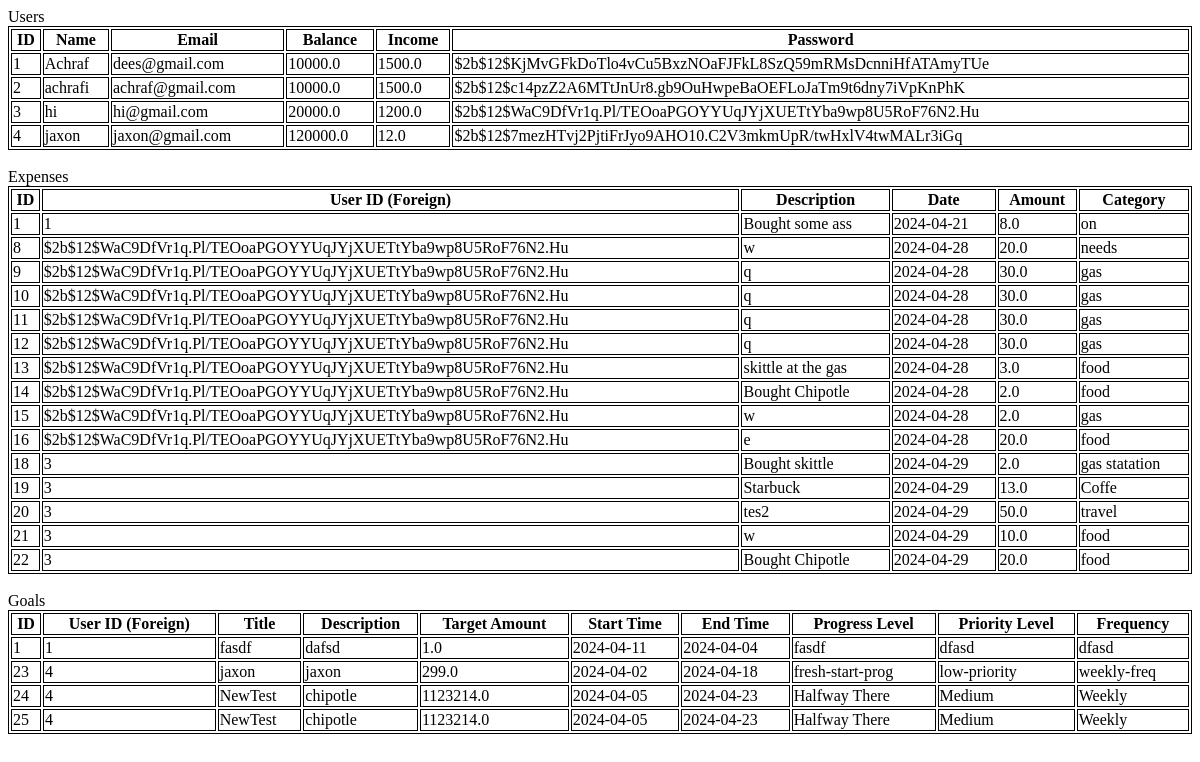
/tables, run on an earlier commit of the app's database.
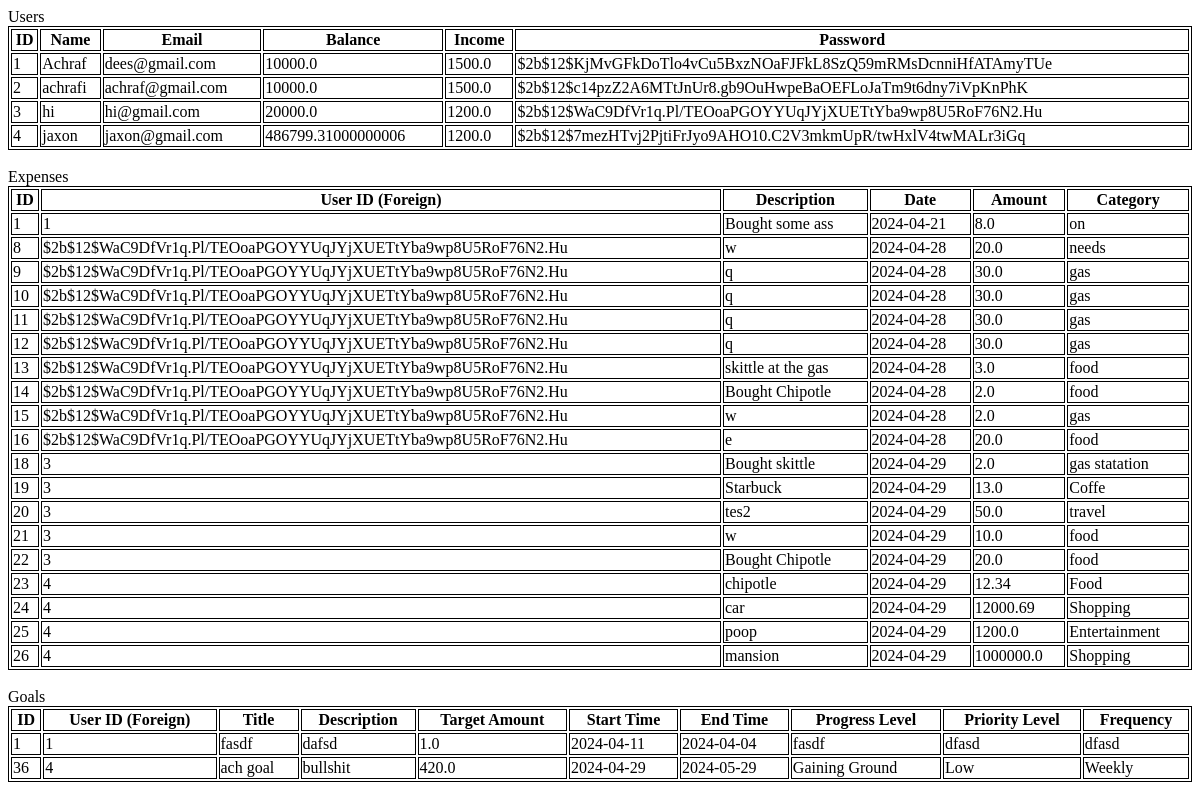
And on a later commit of the database.
### tables this page shows
CREATE TABLE USERSS (ID INTEGER PRIMARY KEY, name TEXT, email TEXT, balance FLOAT, income FLOAT, password TEXT);

CREATE TABLE EXPENSES (ID INTEGER PRIMARY KEY, user_id INTEGER, description TEXT, date TEXT, amount REAL, category TEXT, FOREIGN KEY(user_id) REFERENCES USERS(ID));

CREATE TABLE GOALS (ID INTEGER PRIMARY KEY, user_id INTEGER, title TEXT, description TEXT, target_amount REAL, start_time TEXT, end_time TEXT, progress_level TEXT, priority_level TEXT, frequency TEXT, FOREIGN KEY(user_id) REFERENCES USERS(ID));

### app.py (the view)
@app.route('/tables')
def tables():
  connect = sqlite3.connect('database.db')
  cursor = connect.cursor()
  cursor.execute('SELECT * FROM USERSS')
  users_data = cursor.fetchall()
  cursor.execute('SELECT * FROM EXPENSES')
  expenses_data = cursor.fetchall()
  cursor.execute('SELECT * FROM GOALS')
  goals_data = cursor.fetchall()
  return render_template("tables.html", users_data=users_data, expenses_data=expenses_data, goals_data=goals_data)

### templates/tables.html (shortened to what this page needs)
<!DOCTYPE html>
<html>
	<head>
	</head>
	<body>
    <caption>Users</caption>
		<table style="width:100%">
			<tr>
      <th>ID</th>
			<th>Name</th>
			<th>Email</th>
			<th>Balance</th>
			<th>Income</th>
			<th>Password</th>
			</tr>
			{%for user in users_data%}
			<tr>
				<td>{{user[0]}}</td>
				<td>{{user[1]}}</td>
				<td>{{user[2]}}</td>
				<td>{{user[3]}}</td>
				<td>{{user[4]}}</td>
				<td>{{user[5]}}</td>
				</tr>
			{%endfor%}
		</table>
    <br>
    <caption>Expenses</caption>
    <table style="width:100%">
			<tr>
      <th>ID</th>
			<th>User ID (Foreign)</th>
			<th>Description</th>
			<th>Date</th>
			<th>Amount</th>
			<th>Category</th>
			</tr>
			{%for expense in expenses_data%}
			<tr>
				<td>{{expense[0]}}</td>
				<td>{{expense[1]}}</td>
				<td>{{expense[2]}}</td>
				<td>{{expense[3]}}</td>
				<td>{{expense[4]}}</td>
				<td>{{expense[5]}}</td>
				</tr>
			{%endfor%}
		</table>
    <br>
    <caption>Goals</caption>
    <table style="width:100%">
			<tr>
      <th>ID</th>
			<th>User ID (Foreign)</th>
			<th>Title</th>
			<th>Description</th>
			<th>Target Amount</th>
			<th>Start Time</th>
			<th>End Time</th>
			<th>Progress Level</th>
			<th>Priority Level</th>
			<th>Frequency</th>
			</tr>
			{%for goal in goals_data%}
			<tr>
				<td>{{goal[0]}}</td>
				<td>{{goal[1]}}</td>
				<td>{{goal[2]}}</td>
				<td>{{goal[3]}}</td>
				<td>{{goal[4]}}</td>
				<td>{{goal[5]}}</td>
				<td>{{goal[6]}}</td>
				<td>{{goal[7]}}</td>
				<td>{{goal[8]}}</td>
				<td>{{goal[9]}}</td>
				</tr>
			{%endfor%}
		</table>
	</body>
</html>

### templates/tables.html (style rules this page uses)
table, th, td { border:1px solid black; }

What changed in the data, as far as the page shows it:
removed GOALS: ID "23", user "4", title "jaxon", description "jaxon", target_amount "299.0", start_time "2024-04-02", end_time "2024-04-18", progress_level "fresh-start-prog", priority_level "low-priority", frequency "weekly-freq"
removed GOALS: ID "24", user "4", title "NewTest", description "chipotle", target_amount "1123214.0", start_time "2024-04-05", end_time "2024-04-23", progress_level "Halfway There", priority_level "Medium", frequency "Weekly"
removed GOALS: ID "25", user "4", title "NewTest", description "chipotle", target_amount "1123214.0", start_time "2024-04-05", end_time "2024-04-23", progress_level "Halfway There", priority_level "Medium", frequency "Weekly"
changed USERSS "jaxon": balance "120000.0" → "486799.31000000006"; income "12.0" → "1200.0"
added EXPENSES: ID "23", user "4", description "chipotle", date "2024-04-29", amount "12.34", category "Food"
added EXPENSES: ID "24", user "4", description "car", date "2024-04-29", amount "12000.69", category "Shopping"
added EXPENSES: ID "25", user "4", description "poop", date "2024-04-29", amount "1200.0", category "Entertainment"
added EXPENSES: ID "26", user "4", description "mansion", date "2024-04-29", amount "1000000.0", category "Shopping"
added GOALS: ID "36", user "4", title "ach goal", description "bullshit", target_amount "420.0", start_time "2024-04-29", end_time "2024-05-29", progress_level "Gaining Ground", priority_level "Low", frequency "Weekly"
